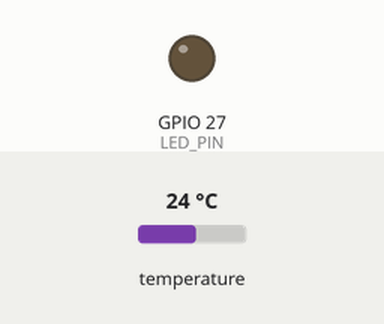
Recording of a sketch running on a simulated ESP32. Shown: output pins drawn as LEDs (lit = HIGH). The inputs (shaded band) are chosen by the test bench; at power-on: temperature 24 °C. What the sketch prints to the serial monitor is not drawn.

Above: at 3.3 s.
3.4 s: temperature set to 27.6 °C
5.9 s: temperature set to 28.7 °C
At 7.3 s:
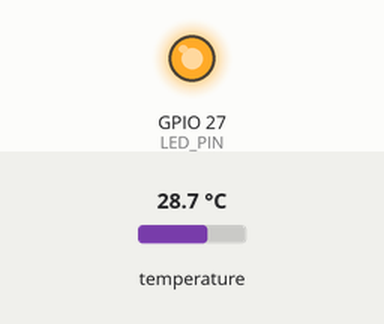
8.4 s: temperature set to 12 °C
At 10.8 s:
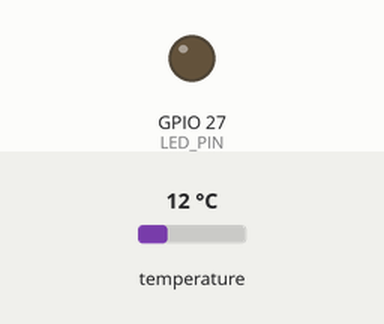
11.1 s: temperature set to 33 °C
At 12.2 s:
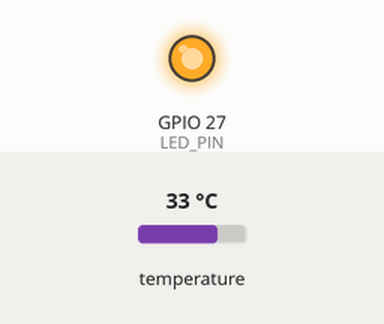
Timing chart, 0 to 14.1 s (numbered marks = the images above; inputs shaded):
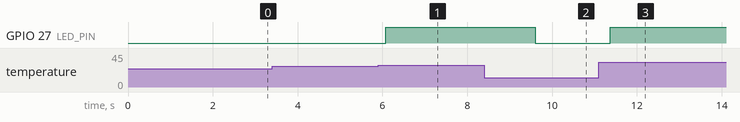

The sketch:

esp32-light-detect.ino
```cpp
// ESP32 温度控制灯光系统
// DS18B20: GPIO26    LED: GPIO27
#include <OneWire.h>
#include <DallasTemperature.h>

#define TEMP_PIN  26
#define LED_PIN   27

OneWire oneWire(TEMP_PIN);
DallasTemperature sensors(&oneWire);

void setup() {
  Serial.begin(115200);
  sensors.begin();
  pinMode(LED_PIN, OUTPUT);
  digitalWrite(LED_PIN, LOW);
}

void loop() {
  sensors.requestTemperatures();
  float temp = sensors.getTempCByIndex(0);

  // 温度大于28℃，点亮LED；否则熄灭
  if(temp > 28){
    digitalWrite(LED_PIN, HIGH);
  }else{
    digitalWrite(LED_PIN, LOW);
  }

  Serial.print("当前温度：");
  Serial.print(temp,2);
  Serial.print(" ℃ | LED：");
  Serial.println(digitalRead(LED_PIN)?"开启":"关闭");

  delay(1000);
}
```

Measured:
- the behaviour switches between 28 and 28.1 °C on temperature (found by bisection; images 0 and 1)
- after the input at 3.4 s, every drawn part: stays the same
- after the input at 5.9 s, GPIO 27 (LED_PIN): LOW → HIGH after 0.17 s
- after the input at 8.4 s, GPIO 27 (LED_PIN): HIGH → LOW after 1.2 s
- after the input at 11.1 s, GPIO 27 (LED_PIN): LOW → HIGH after 0.27 s
